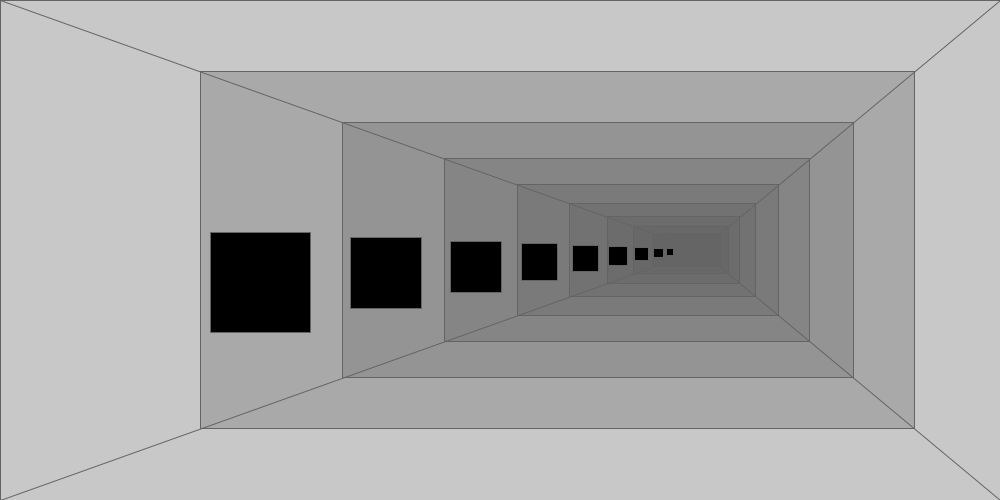
Frame 1 (no input)
Frame 60 (the mouse pressed at the canvas centre just before this capture): identical to frame 1, image omitted
Frame 120 (the mouse held since frame 60 and released just before this capture): identical to frame 1, image omitted

The Processing sketch that drew this single still picture (run headless with seeded random() and noise(); from frame 60 on, the mouse is pressed at the canvas centre):

// Processing sketch: sketch11
// ── sketch11.pde
final float ratioVPX=0.7, ratioVPY=0.5;
final float MIN_L = 50;

void setup() {
  size(1000,500);
}

void draw() {
  background(0);
  
  // 消失点
  float vpx=width*ratioVPX, vpy=height*ratioVPY;
  
  //
  noFill();
  //stroke(255);
  stroke(100);
  strokeWeight(1);
  float L=width, rate_expand=1.4, rate_wh = float(height)/float(width);
  float x=0,y=0;
  while (L>MIN_L) {
    fill(map(L, MIN_L, width, 100, 200)); 
    x = vpx-L*ratioVPX;
    y = vpy-L*rate_wh*ratioVPY;
    rect(x, y, L, L*rate_wh);
    
    L /= rate_expand;
  }
  
  
  //
  //stroke(255);
  stroke(100);
  line(0,0,vpx,vpy);
  line(0,height,vpx,vpy);
  line(width,0,vpx,vpy);
  line(width,height,vpx,vpy); 
  
  
  // 
  float rate_ob=0.7, RL;
  L=width;
  fill(0);
  while (L>MIN_L) {
    RL = L/10;
    x = vpx - L*ratioVPX * rate_ob;
    y = vpy - RL*rate_wh*ratioVPY*rate_ob;
    //y = vpy;
    
    rect(x, y, L/10, L/10);
    
    L /= rate_expand;
  }
}
